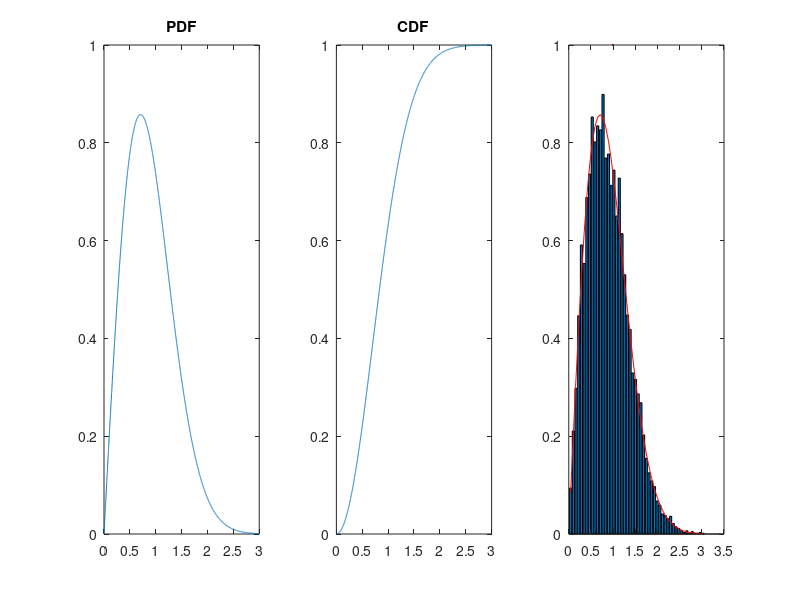

This chart was generated by the following MATLAB code:
%PDF/CDF plotted
x = 0:0.001:6;
y1 = (2*x.*exp(-x.^2)); %PDF
y2 = 1-exp(-x.^2);      %CDF

subplot(1,3,1); plot(x,y1); 
xlim([0 3]);
title('PDF');

subplot(1,3,2); plot(x,y2);  
xlim([0 3]);
title('CDF');

%---------------------------------------------------------------
%Inversion
n = 10000;          %Number of simulated variables

%Starts matlabs clock
tic

%Step 1: Gets uniforms
u = unifrnd(0,1,n,1); 
%Step 2: Puts into quantile function
x1 = sqrt(-log(1-u));                  

%Stops matlabs clock
toc

%Local function of density for histogram plot
TargetDensity = @(x) (2*x.*exp(-x.^2)); 

%Makes a histogram with target density
subplot(1,3,3); 
[f,bars]=hist(x1,50);
dens= TargetDensity(bars);
bar(bars,f/trapz(bars,f));hold on
plot(bars,dens,'r',LineWidth = 1, color = 'red');

